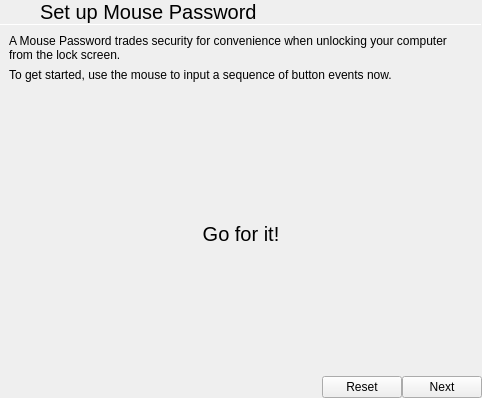
<?xml version="1.0" encoding="UTF-8"?>
<ui version="4.0">
 <class>MousePassword</class>
 <widget class="QWidget" name="MousePassword">
  <property name="geometry">
   <rect>
    <x>0</x>
    <y>0</y>
    <width>482</width>
    <height>398</height>
   </rect>
  </property>
  <property name="windowTitle">
   <string>Form</string>
  </property>
  <layout class="QVBoxLayout" name="verticalLayout">
   <property name="spacing">
    <number>0</number>
   </property>
   <property name="leftMargin">
    <number>0</number>
   </property>
   <property name="topMargin">
    <number>0</number>
   </property>
   <property name="rightMargin">
    <number>0</number>
   </property>
   <property name="bottomMargin">
    <number>0</number>
   </property>
   <item>
    <layout class="QHBoxLayout" name="horizontalLayout">
     <property name="spacing">
      <number>0</number>
     </property>
     <item>
      <widget class="QPushButton" name="backButton">
       <property name="sizePolicy">
        <sizepolicy hsizetype="Preferred" vsizetype="Preferred">
         <horstretch>0</horstretch>
         <verstretch>0</verstretch>
        </sizepolicy>
       </property>
       <property name="text">
        <string/>
       </property>
       <property name="icon">
        <iconset theme="go-previous"/>
       </property>
       <property name="flat">
        <bool>true</bool>
       </property>
      </widget>
     </item>
     <item>
      <widget class="QLabel" name="label">
       <property name="sizePolicy">
        <sizepolicy hsizetype="Expanding" vsizetype="Preferred">
         <horstretch>0</horstretch>
         <verstretch>0</verstretch>
        </sizepolicy>
       </property>
       <property name="font">
        <font>
         <pointsize>15</pointsize>
        </font>
       </property>
       <property name="text">
        <string>Set up Mouse Password</string>
       </property>
       <property name="margin">
        <number>9</number>
       </property>
      </widget>
     </item>
    </layout>
   </item>
   <item>
    <widget class="Line" name="line">
     <property name="maximumSize">
      <size>
       <width>16777215</width>
       <height>1</height>
      </size>
     </property>
     <property name="orientation">
      <enum>Qt::Horizontal</enum>
     </property>
    </widget>
   </item>
   <item>
    <layout class="QVBoxLayout" name="verticalLayout_2">
     <property name="spacing">
      <number>6</number>
     </property>
     <property name="leftMargin">
      <number>9</number>
     </property>
     <property name="topMargin">
      <number>9</number>
     </property>
     <property name="rightMargin">
      <number>9</number>
     </property>
     <property name="bottomMargin">
      <number>9</number>
     </property>
     <item>
      <widget class="QLabel" name="label_2">
       <property name="text">
        <string>A Mouse Password trades security for convenience when unlocking your computer from the lock screen.</string>
       </property>
       <property name="wordWrap">
        <bool>true</bool>
       </property>
      </widget>
     </item>
     <item>
      <widget class="QLabel" name="instructionLabel">
       <property name="text">
        <string notr="true">To get started, use the mouse to input a sequence of button events now.</string>
       </property>
      </widget>
     </item>
    </layout>
   </item>
   <item>
    <spacer name="verticalSpacer_2">
     <property name="orientation">
      <enum>Qt::Vertical</enum>
     </property>
     <property name="sizeHint" stdset="0">
      <size>
       <width>20</width>
       <height>40</height>
      </size>
     </property>
    </spacer>
   </item>
   <item>
    <widget class="QLabel" name="currentMousePasswordLabel">
     <property name="font">
      <font>
       <pointsize>15</pointsize>
      </font>
     </property>
     <property name="text">
      <string>Go for it!</string>
     </property>
     <property name="alignment">
      <set>Qt::AlignCenter</set>
     </property>
     <property name="wordWrap">
      <bool>true</bool>
     </property>
    </widget>
   </item>
   <item>
    <spacer name="verticalSpacer">
     <property name="orientation">
      <enum>Qt::Vertical</enum>
     </property>
     <property name="sizeHint" stdset="0">
      <size>
       <width>20</width>
       <height>40</height>
      </size>
     </property>
    </spacer>
   </item>
   <item>
    <layout class="QHBoxLayout" name="horizontalLayout_2">
     <property name="spacing">
      <number>0</number>
     </property>
     <item>
      <spacer name="horizontalSpacer">
       <property name="orientation">
        <enum>Qt::Horizontal</enum>
       </property>
       <property name="sizeHint" stdset="0">
        <size>
         <width>40</width>
         <height>20</height>
        </size>
       </property>
      </spacer>
     </item>
     <item>
      <widget class="QPushButton" name="resetMousePasswordButton">
       <property name="text">
        <string>Reset</string>
       </property>
       <property name="icon">
        <iconset theme="view-refresh"/>
       </property>
      </widget>
     </item>
     <item>
      <widget class="QPushButton" name="nextButton">
       <property name="text">
        <string>Next</string>
       </property>
       <property name="icon">
        <iconset theme="go-next"/>
       </property>
      </widget>
     </item>
    </layout>
   </item>
  </layout>
 </widget>
 <resources/>
 <connections/>
</ui>
